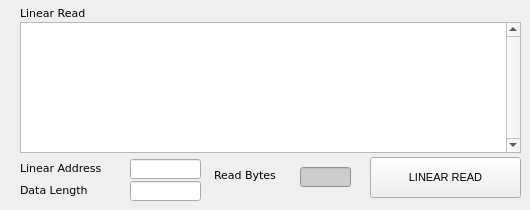
    <widget class="QWidget" name="tbLinearRead">
     <attribute name="title">
      <string>Linear Read</string>
     </attribute>
     <widget class="QLabel" name="lblLinearRead">
      <property name="geometry">
       <rect>
        <x>20</x>
        <y>5</y>
        <width>90</width>
        <height>16</height>
       </rect>
      </property>
      <property name="font">
       <font>
        <family>Verdana</family>
        <pointsize>8</pointsize>
       </font>
      </property>
      <property name="text">
       <string>Linear Read</string>
      </property>
     </widget>
     <widget class="QTextEdit" name="txtLinearRead">
      <property name="geometry">
       <rect>
        <x>20</x>
        <y>22</y>
        <width>501</width>
        <height>131</height>
       </rect>
      </property>
      <property name="font">
       <font>
        <family>Verdana</family>
        <pointsize>9</pointsize>
       </font>
      </property>
      <property name="verticalScrollBarPolicy">
       <enum>Qt::ScrollBarAlwaysOn</enum>
      </property>
      <property name="horizontalScrollBarPolicy">
       <enum>Qt::ScrollBarAlwaysOff</enum>
      </property>
      <property name="readOnly">
       <bool>true</bool>
      </property>
     </widget>
     <widget class="QLabel" name="lblLinearAdressRead">
      <property name="geometry">
       <rect>
        <x>20</x>
        <y>160</y>
        <width>101</width>
        <height>16</height>
       </rect>
      </property>
      <property name="font">
       <font>
        <family>Verdana</family>
        <pointsize>8</pointsize>
       </font>
      </property>
      <property name="text">
       <string>Linear Address</string>
      </property>
     </widget>
     <widget class="QLineEdit" name="txtLinearAddressRead">
      <property name="geometry">
       <rect>
        <x>130</x>
        <y>159</y>
        <width>71</width>
        <height>20</height>
       </rect>
      </property>
      <property name="font">
       <font>
        <weight>75</weight>
        <bold>true</bold>
       </font>
      </property>
     </widget>
     <widget class="QLineEdit" name="txtDataLengthRead">
      <property name="geometry">
       <rect>
        <x>130</x>
        <y>181</y>
        <width>71</width>
        <height>20</height>
       </rect>
      </property>
      <property name="font">
       <font>
        <weight>75</weight>
        <bold>true</bold>
       </font>
      </property>
     </widget>
     <widget class="QLabel" name="lblDataLengthRead">
      <property name="geometry">
       <rect>
        <x>20</x>
        <y>182</y>
        <width>101</width>
        <height>16</height>
       </rect>
      </property>
      <property name="font">
       <font>
        <family>Verdana</family>
        <pointsize>8</pointsize>
       </font>
      </property>
      <property name="text">
       <string>Data Length</string>
      </property>
     </widget>
     <widget class="QLineEdit" name="txtReadBytes">
      <property name="geometry">
       <rect>
        <x>300</x>
        <y>167</y>
        <width>51</width>
        <height>20</height>
       </rect>
      </property>
      <property name="font">
       <font>
        <weight>75</weight>
        <bold>true</bold>
       </font>
      </property>
      <property name="styleSheet">
       <string notr="true">background-color: rgb(204, 204, 204);</string>
      </property>
      <property name="alignment">
       <set>Qt::AlignCenter</set>
      </property>
      <property name="readOnly">
       <bool>true</bool>
      </property>
     </widget>
     <widget class="QLabel" name="lblReadBytes">
      <property name="geometry">
       <rect>
        <x>214</x>
        <y>167</y>
        <width>81</width>
        <height>16</height>
       </rect>
      </property>
      <property name="font">
       <font>
        <family>Verdana</family>
        <pointsize>8</pointsize>
       </font>
      </property>
      <property name="text">
       <string>Read Bytes</string>
      </property>
     </widget>
     <widget class="QPushButton" name="btnLinearRead">
      <property name="geometry">
       <rect>
        <x>370</x>
        <y>157</y>
        <width>151</width>
        <height>41</height>
       </rect>
      </property>
      <property name="font">
       <font>
        <pointsize>8</pointsize>
        <weight>50</weight>
        <bold>false</bold>
       </font>
      </property>
      <property name="cursor">
       <cursorShape>PointingHandCursor</cursorShape>
      </property>
      <property name="text">
       <string>LINEAR READ</string>
      </property>
     </widget>
    </widget>
